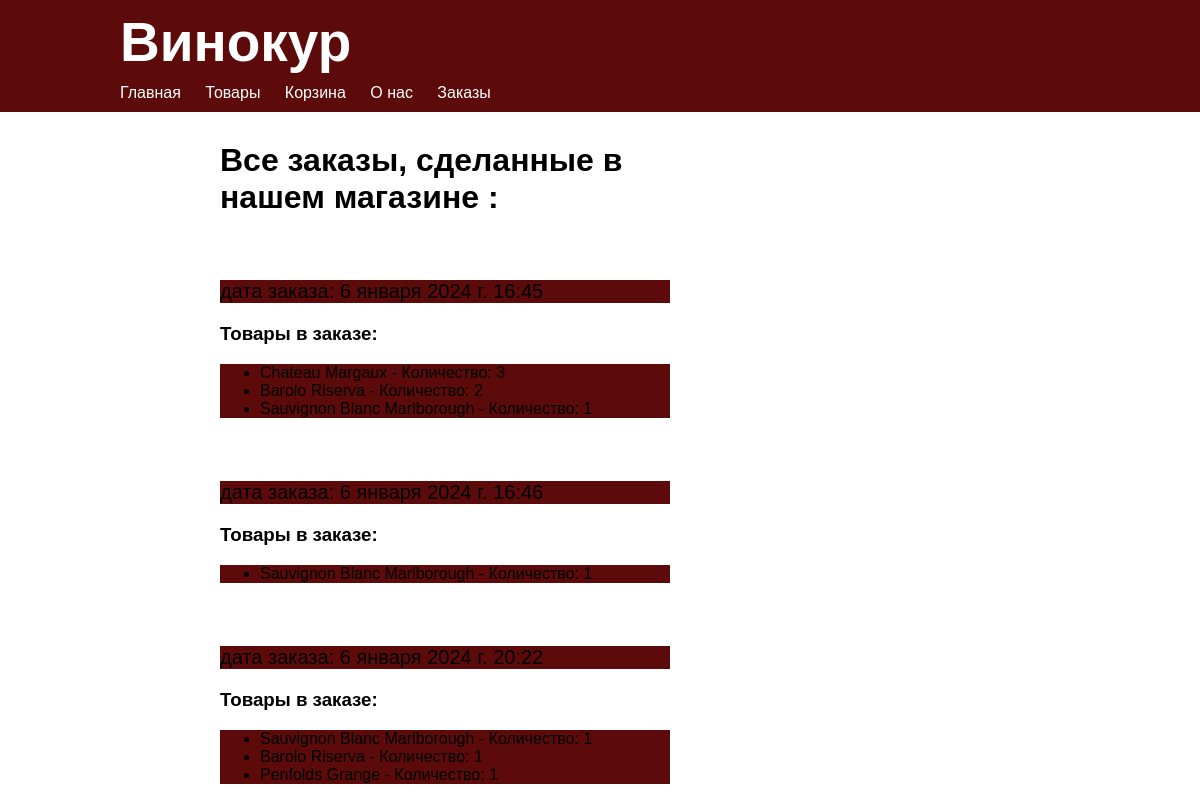
Page /все_заказы/ on the committed database.
### wineshop/models.py (models this page shows, shortened)
class ОформленныйЗаказ(models.Model):
    user = models.ForeignKey(User, on_delete=models.CASCADE)
    дата_заказа = models.DateTimeField(auto_now_add=True)
    оплачен = models.BooleanField(default=False)

class ТоварВЗаказе(models.Model):
    заказ = models.ForeignKey('ОформленныйЗаказ', related_name='товары_в_заказе', on_delete=models.CASCADE)
    товар = models.ForeignKey(Товары, on_delete=models.CASCADE)
    количество = models.IntegerField(default=0)

class Товары(models.Model):
    title = models.CharField(max_length=100)
    description = models.TextField()
    image = models.ImageField(upload_to='')
    country = models.CharField(max_length=50)
    region = models.CharField(max_length=50)
    supplier_company = models.CharField(max_length=100)
    stock_quantity = models.PositiveIntegerField()
    price = models.DecimalField(max_digits=10, decimal_places=2)
    harvest_year = models.PositiveIntegerField()
    color = models.CharField(max_length=50)
    variety = models.CharField(max_length=50)
    taste = models.CharField(max_length=50)
    classification = models.CharField(max_length=50)

### wineshop/views.py (called while the page is built)
def все_заказы(request):
    все_заказы = ОформленныйЗаказ.objects.all()
    return render(request, 'все_заказы.html', {'все_заказы': все_заказы})

### templates/все_заказы.html (shortened to what this page needs)
<!DOCTYPE html>
{% load static %}
<html lang="en">
	<head>
		<link href="{% static 'style/style.css' %}" rel="stylesheet" type="text/css" media="all ">
	</head>
	<body>
    <header class="red-header">
        <div class="container">
            <h1>Винокур</h1>
            <nav>
                <ul>
                    <li><a href="/">Главная</a></li>
                    <li><a href="../tovary/">Товары</a></li>
                    <li><a href="../корзина/">Корзина</a></li>
                    <li><a href="../aboutus/">О нас</a></li>
                    <li><a href="../все_заказы/">Заказы</a></li>
                </ul>
            </nav>
        </div>
    </header>
    <div class="container" >
        <div class="order" style=" width: 450px; margin-left: 100px; margin-top: 30px;" >
            <h1  style="background-color: #fff;">Все заказы, сделанные в нашем магазине : </h1>
            {% for заказ in все_заказы %}
            <p  style="color: white" > Заказчик: {{ заказ.user.username }}</p>
            <p  style="background-color: #5c0a0a;"> дата заказа: {{ заказ.дата_заказа }}</p>
            <h3  style="background-color: #fff;" >Товары в заказе:</h3>
            <ul  style="background-color:#5c0a0a;">
              {% for товар_в_заказе in заказ.товары_в_заказе.all %}
                <li>{{ товар_в_заказе.товар.title }} - Количество: {{ товар_в_заказе.количество }}</li>
              {% endfor %}
            </ul>
          {% endfor %}
        </div>
    </div>
</body>
</html>

### static/style/style.css (style rules this page uses)
body { margin: 0; padding: 0; font-family: 'Arial', sans-serif; background-image: url('https://i.pinimg.com/originals/60/ee/f5/60eef56e4e59dd889a6b77fbcdff1284.jpg'); background-size: cover; background-attachment: fixed; background-repeat: no-repeat; }
.container { width: 80%; margin: 0 auto; }
header { display: flex; justify-content: space-between; align-items: center; background-color: #5c0a0a; color: #fff; padding: 10px 0; }
header h1 { font-size: 55px; margin: 0; }
nav ul { list-style: none; text-decoration: none; color: #fff; margin: 0; padding: 0; }
nav ul li { margin-top: 10px; display: inline-block; margin-right: 20px; }
nav ul li a { text-decoration: none; color: #fff; }
.order p { font-size: 20px; }

### rows in the picture
ОформленныйЗаказ: дата_заказа "6 января 2024 г. 16:45"
ТоварВЗаказе: товар.title "Chateau Margaux", количество "3"
ТоварВЗаказе: товар.title "Barolo Riserva", количество "2"
ТоварВЗаказе: товар.title "Sauvignon Blanc Marlborough", количество "1"
ОформленныйЗаказ: дата_заказа "6 января 2024 г. 16:46"
ТоварВЗаказе: товар.title "Sauvignon Blanc Marlborough", количество "1"
ОформленныйЗаказ: дата_заказа "6 января 2024 г. 20:22"
ТоварВЗаказе: товар.title "Sauvignon Blanc Marlborough", количество "1"
ТоварВЗаказе: товар.title "Barolo Riserva", количество "1"
ТоварВЗаказе: товар.title "Penfolds Grange", количество "1"
